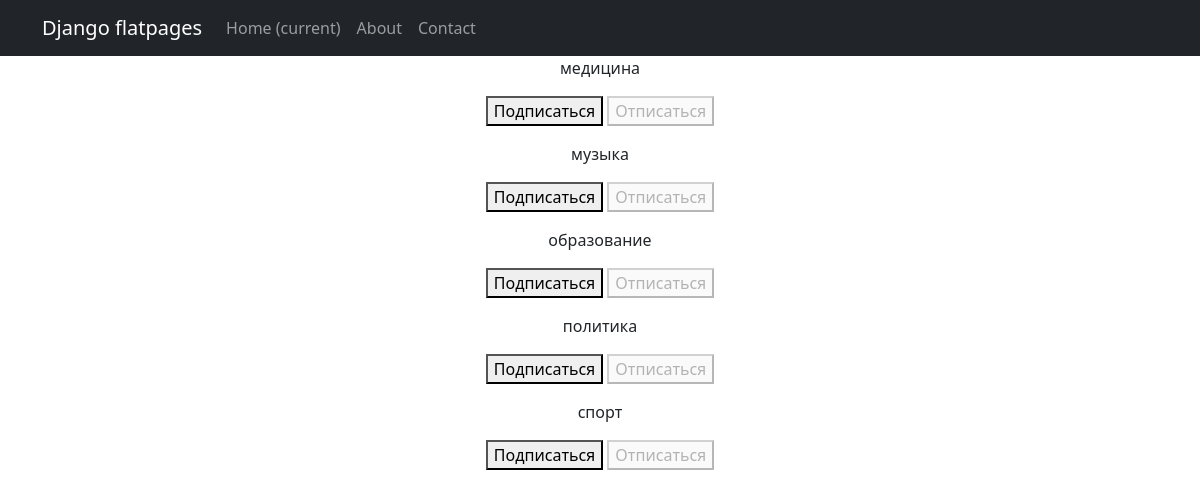
The page /news/subscriptions/ (signed in) on the database its author committed.
### news/models.py (models this page shows, shortened)
class Category(models.Model):
    name_category = models.CharField(max_length=50, unique=True)
    subscribers = models.ManyToManyField(User, related_name='categories')

### news/views.py (the view, shortened to what this page needs)
# urls.py: path('subscriptions/', subscriptions, name='subscriptions'),
@login_required
@csrf_protect
def subscriptions(request):
    categories_with_subscriptions = Category.objects.annotate(
        user_subscribed=Exists(
            Subscription.objects.filter(
                user=request.user,
                category=OuterRef('pk'),
            )
        )
    ).order_by('name_category')
    return render(
        request,
        'subscriptions.html',
        {'categories': categories_with_subscriptions},
    )

### templates/subscriptions.html (shortened to what this page needs)
{% extends 'flatpages/default.html' %}
{% block content %}
    {% for category in categories  %}
        <p>
            {{ category.name_category }}
            <form method="post">
                {% if category.user_subscribed %}
                    <button disabled>Подписаться</button>
                    <button name="action" value="unsubscribe">Отписаться</button>
                {% else %}
                    <button name="action" value="subscribe">Подписаться</button>
                    <button disabled>Отписаться</button>
                {% endif %}
            </form>
        </p>
    {% endfor %}
{% endblock content %}

### rows shown on the page
Category: name_category "медицина", shows "Подписаться"
Category: name_category "музыка", shows "Подписаться"
Category: name_category "образование", shows "Подписаться"
Category: name_category "политика", shows "Подписаться"
Category: name_category "спорт", shows "Подписаться"
